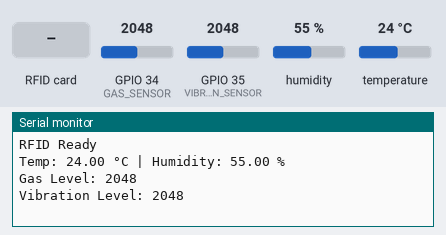
Bench run of a sketch on a simulated ESP32. Parts: the last lines printed to the serial monitor. The test bench sets the inputs (shaded band); at power-on: humidity 55 %, GPIO 34 (GAS_SENSOR) = 2048, GPIO 35 (VIBRATION_SENSOR) = 2048, temperature 24 °C.

Above: at 1.2 s.
1.3 s: RFID card 5E 7A 19 C4 held to the reader
3.6 s: humidity set to 22 %
At 4.9 s:
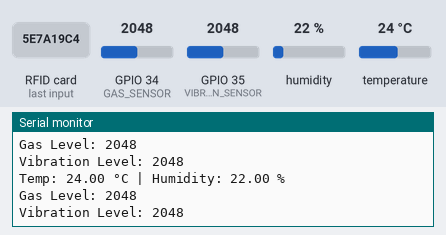
5.1 s: GPIO 34 (GAS_SENSOR) set to 2866
At 6.5 s:
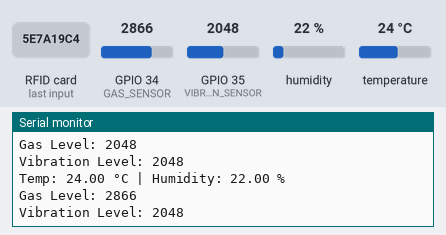
6.6 s: GPIO 35 (VIBRATION_SENSOR) set to 2866
8.1 s: temperature set to 12 °C
At 9.3 s:
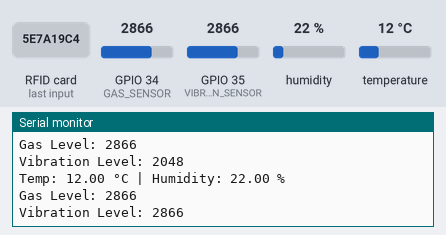
9.6 s: GPIO 34 (GAS_SENSOR) set to 3972
At 11.7 s:
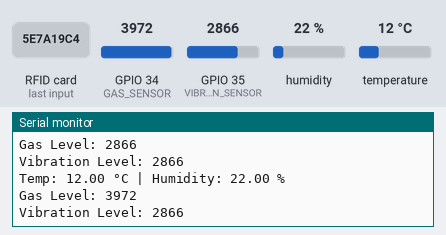
Timing chart, 0 to 12.1 s (numbered marks = the images above; inputs shaded):
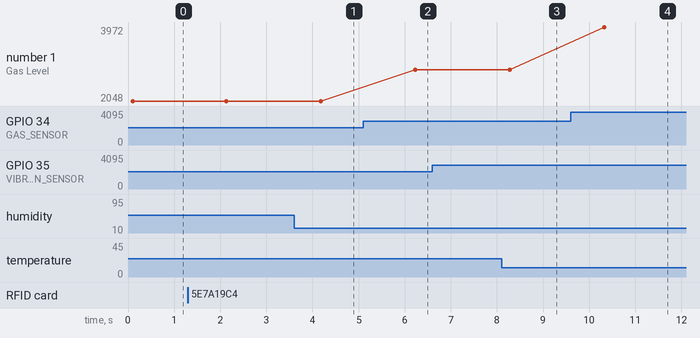

The sketch:

rfidSensor.ino
```cpp
#include <SPI.h>
#include <MFRC522.h>
#include <DHT.h>

#define RST_PIN     22
#define SS_PIN      5
#define DHTPIN      4
#define DHTTYPE     DHT11
#define GAS_SENSOR  34
#define VIBRATION_SENSOR  35

MFRC522 rfid(SS_PIN, RST_PIN);
DHT dht(DHTPIN, DHTTYPE);

void setup() {
  Serial.begin(115200);

  // RFID
  SPI.begin();
  rfid.PCD_Init();
  Serial.println("RFID Ready");

  // DHT
  dht.begin();

  // Gas and Vibration
  pinMode(GAS_SENSOR, INPUT);
  pinMode(VIBRATION_SENSOR, INPUT);
}

void loop() {
  // --- RFID ---
  if (rfid.PICC_IsNewCardPresent() && rfid.PICC_ReadCardSerial()) {
    Serial.print("RFID UID: ");
    for (byte i = 0; i < rfid.uid.size; i++) {
      Serial.print(rfid.uid.uidByte[i], HEX);
    }
    Serial.println();
    rfid.PICC_HaltA();
  }

  // --- Temperature and Humidity ---
  float temp = dht.readTemperature();
  float hum = dht.readHumidity();
  Serial.print("Temp: "); Serial.print(temp);
  Serial.print(" °C | Humidity: "); Serial.print(hum); Serial.println(" %");

  // --- Gas Sensor ---
  int gasValue = analogRead(GAS_SENSOR);
  Serial.print("Gas Level: "); Serial.println(gasValue);

  // --- Vibration Sensor ---
  int vib = analogRead(VIBRATION_SENSOR);
  Serial.print("Vibration Level: "); Serial.println(vib);

  delay(2000); // Delay for readability
}
```

Measured:
- after the input at 3.6 s, the serial monitor: prints a new line after 0.58 s (image 1)
- after the input at 5.1 s, the serial monitor: prints a new line after 1.1 s (image 2)
- after the input at 8.1 s, the serial monitor: prints a new line after 0.17 s (image 3)
- after the input at 9.6 s, the serial monitor: prints a new line after 0.72 s (image 4)
- plotted number 1: 2048 → 2866 after the input at 5.1 s, 2866 → 3972 after the input at 9.6 s
